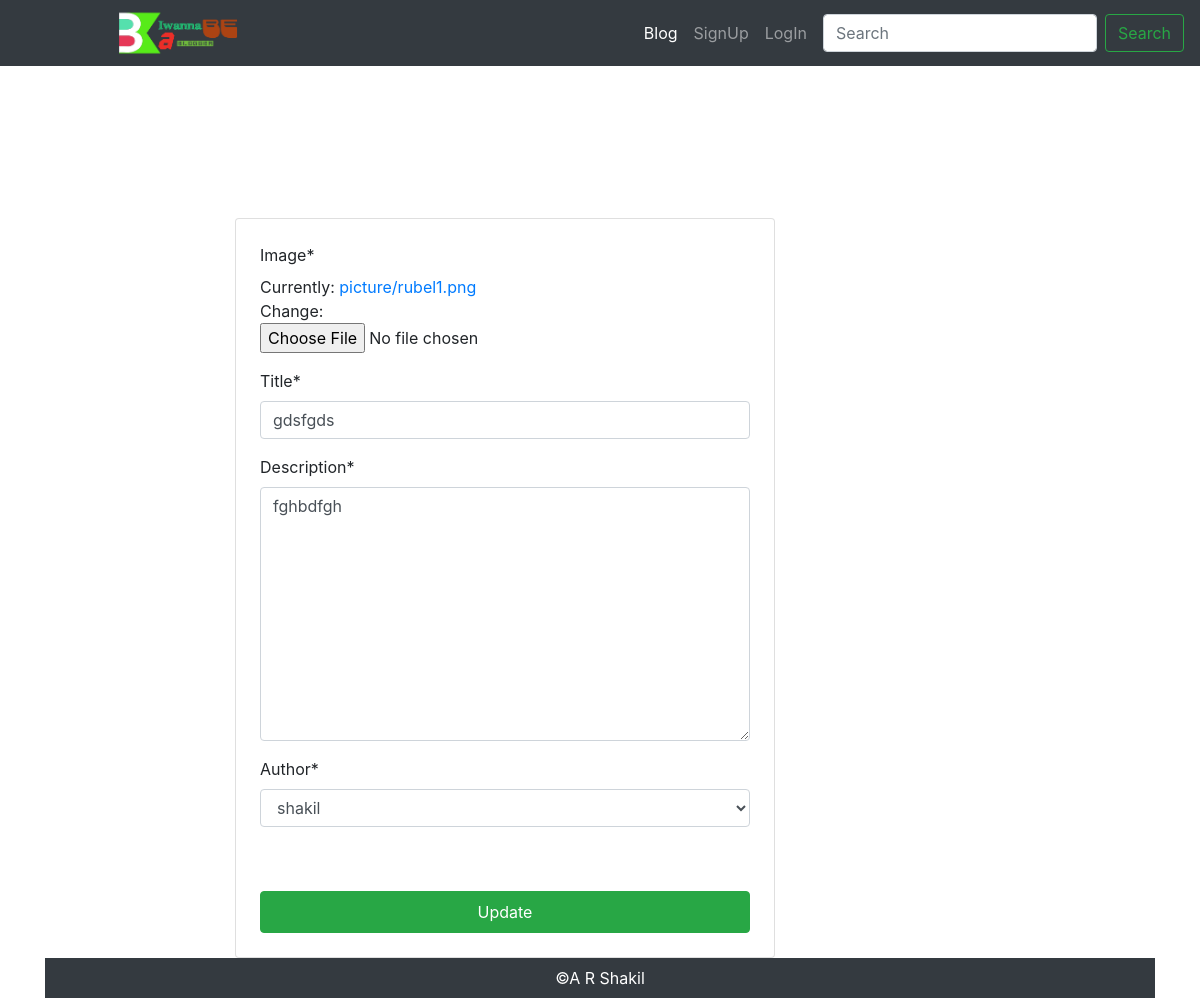
/blog/update/21/, run on the app's committed database.
### blog/models.py (models this page shows, shortened)
class Blog(models.Model):
    image = models.ImageField(upload_to='picture/')
    title = models.CharField(max_length=300)
    description = models.TextField()
    author = models.ForeignKey(User, on_delete=models.CASCADE)
    pub_date = models.DateTimeField(auto_now_add=True)
    def image_tag(self):
        return format_html('<img src="/media/%s" width="100"/>'%self.image)
    image_tag.short_description = 'Image'
    class Meta:
        db_table ='Blog_Post'
        ordering = ["-id"]
        verbose_name = "Blog"
        verbose_name_plural = "Blogs"

### blog/views.py (the view)
# urls.py: path('update/<int:pk>/', views.BookUpdateView.as_view(), name='update'),
class BookUpdateView(UpdateView):
    model = Blog
    fields = ['image', 'title', 'description', 'author']
    template_name = "blog/update.html"
    success_url = reverse_lazy('blog:home')

### blog/templates/blog/update.html (shortened to what this page needs)
{% extends 'base.html' %}
{% load static %}
{% load crispy_forms_tags %}
{% block content %}
<div class="row">
    <div class="col-6 offset-2">
        <div class="card p-4 mt-4">
            <form class="" method="post" action=" " enctype="multipart/form-data">
                {{ form|crispy}}
                <input type="submit" name="submit" value="Update" class="btn btn-success w-100 mt-md-5 py-2">
            </form>
        </div>
    </div>
</div>
{% endblock %}

### data on the page
Blog: title "gdsfgds", description "fghbdfgh", author "shakil"
